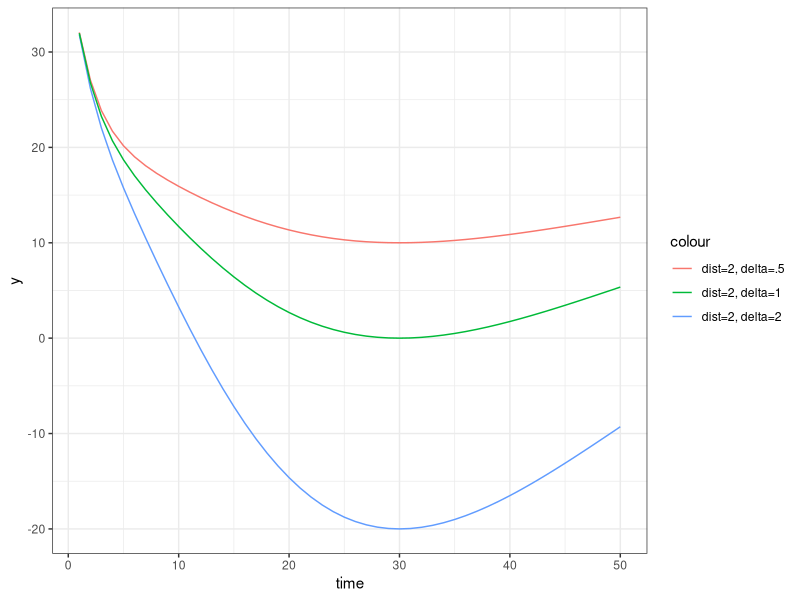
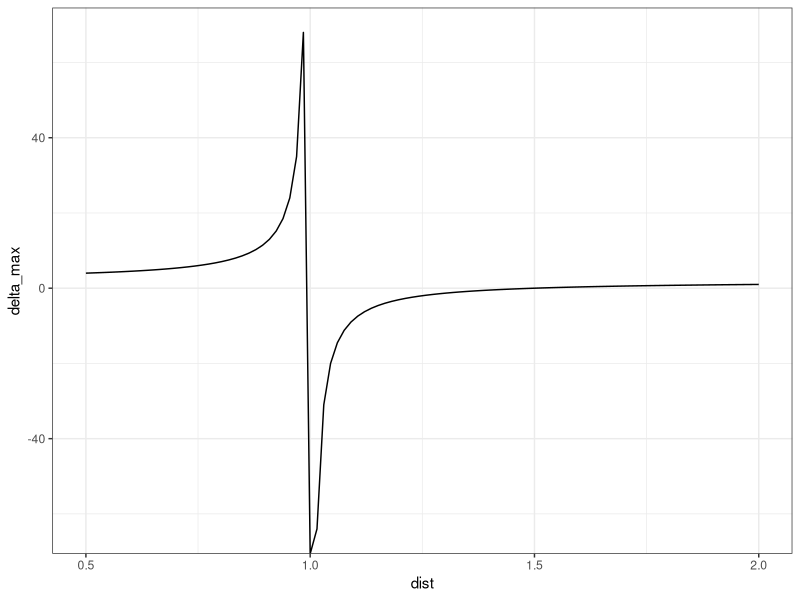

Here is the R script that generated these plots, in order:
## ---- chunk 1
#| message: false
#| include: false
library(tidyverse)
## ---- chunk 2
#| fig-cap: "Negative STR examples with delta-dist link."
model <- function(time, dist, thetainf, lambda, tau, delta) {
  theta0 <- thetainf * dist
  ltp <- 1 - exp(-lambda * time)
  stp <- delta * (time / tau * exp(1 - time / tau))^2
  return(theta0 + (thetainf - theta0) * (ltp + stp))
}
data.frame(time = 1:50) %>%
  mutate(y = model(time,
    dist = 2, thetainf = 20,
    lambda = 0.5, tau = 30, delta = 0.5
  )) %>%
  mutate(y2 = model(time,
    dist = 2, thetainf = 20,
    lambda = 0.5, tau = 30, delta = 2
  )) %>%
  mutate(y3 = model(time,
    dist = 2, thetainf = 20,
    lambda = 0.5, tau = 30, delta = 1
  )) %>%
  ggplot(aes(time)) +
  geom_line(aes(y = y, col = "dist=2, delta=.5")) +
  geom_line(aes(y = y2, col = "dist=2, delta=2")) +
  geom_line(aes(y = y3, col = "dist=2, delta=1")) +
  theme_bw()
## ---- chunk 3
#| fig-cap: "delta_max with dist."
data.frame(dist = seq(.5, 2, length.out = 100)) %>%
  mutate(delta_max = 2 - (1 / (dist - 1))) %>%
  ggplot(aes(dist, delta_max)) +
  geom_line() +
  theme_bw()
